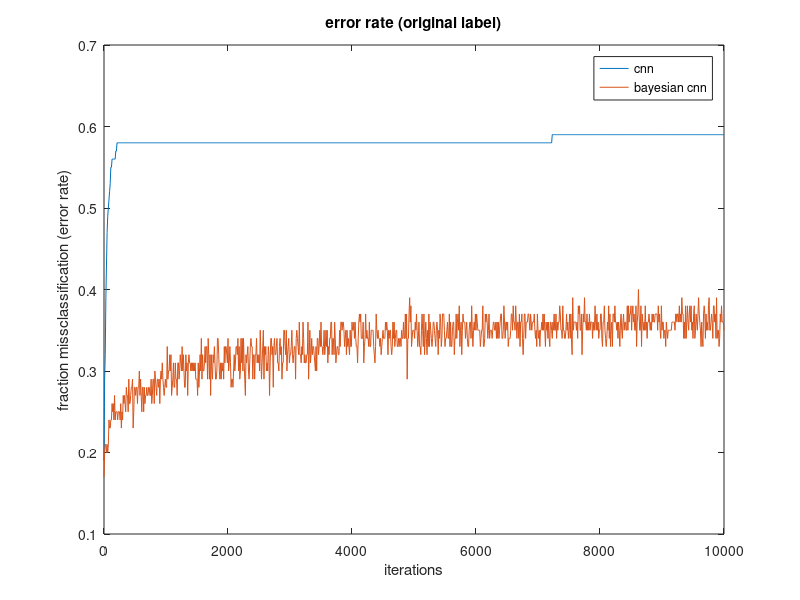
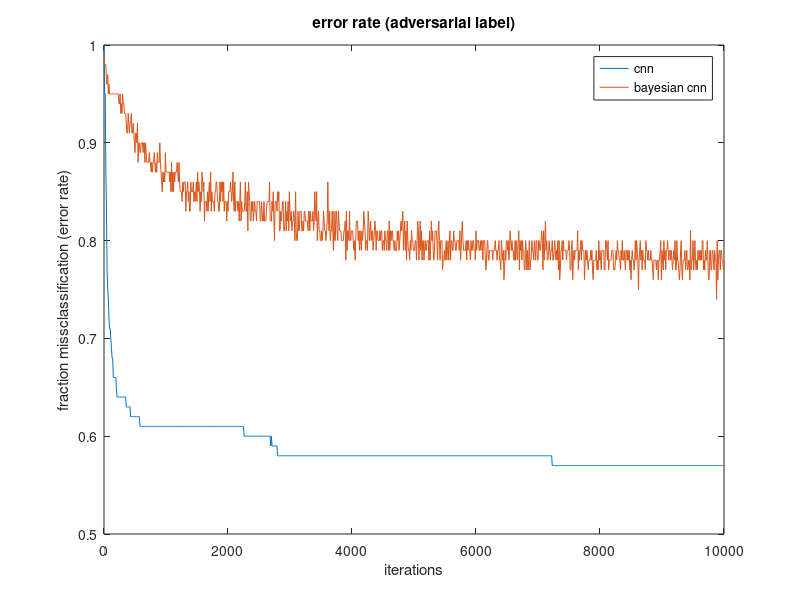

The MATLAB source for these figures, in order:
m = csvread('stats/stats_18_5_1600.txt',1,0);
f = figure();
plot(m(:,1)',m(:,2)');
hold on
plot(m(:,1)',m(:,3)');
hold off
legend('cnn','bayesian cnn')
title('error rate (original label)')
xlabel('iterations')
ylabel('fraction missclassification (error rate)')
saveas(f,'stats/orig_cnn.jpg')


f = figure();
plot(m(:,1)',m(:,4)');
hold on
plot(m(:,1)',m(:,5)');
hold off
legend('cnn','bayesian cnn')
title('error rate (adversarial label)')
xlabel('iterations')
ylabel('fraction missclassification (error rate)')
saveas(f,'stats/adv_cnn.jpg')